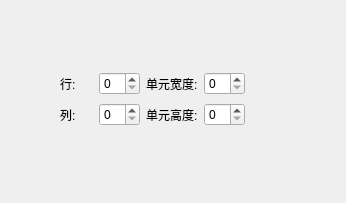
<?xml version="1.0" encoding="UTF-8"?>
<ui version="4.0">
 <class>Form</class>
 <widget class="QWidget" name="Form">
  <property name="geometry">
   <rect>
    <x>0</x>
    <y>0</y>
    <width>346</width>
    <height>203</height>
   </rect>
  </property>
  <property name="windowTitle">
   <string>Form</string>
  </property>
  <widget class="QWidget" name="">
   <property name="geometry">
    <rect>
     <x>60</x>
     <y>70</y>
     <width>185</width>
     <height>58</height>
    </rect>
   </property>
   <layout class="QGridLayout" name="gridLayout">
    <item row="0" column="0">
     <widget class="QLabel" name="label">
      <property name="text">
       <string>行:</string>
      </property>
     </widget>
    </item>
    <item row="0" column="1">
     <widget class="QSpinBox" name="spinBox"/>
    </item>
    <item row="0" column="2">
     <widget class="QLabel" name="label_3">
      <property name="text">
       <string>单元宽度:</string>
      </property>
     </widget>
    </item>
    <item row="0" column="3">
     <widget class="QSpinBox" name="spinBox_3"/>
    </item>
    <item row="1" column="0">
     <widget class="QLabel" name="label_2">
      <property name="text">
       <string>列:</string>
      </property>
     </widget>
    </item>
    <item row="1" column="1">
     <widget class="QSpinBox" name="spinBox_2"/>
    </item>
    <item row="1" column="2">
     <widget class="QLabel" name="label_4">
      <property name="text">
       <string>单元高度:</string>
      </property>
     </widget>
    </item>
    <item row="1" column="3">
     <widget class="QSpinBox" name="spinBox_4"/>
    </item>
   </layout>
  </widget>
 </widget>
 <resources/>
 <connections/>
</ui>
